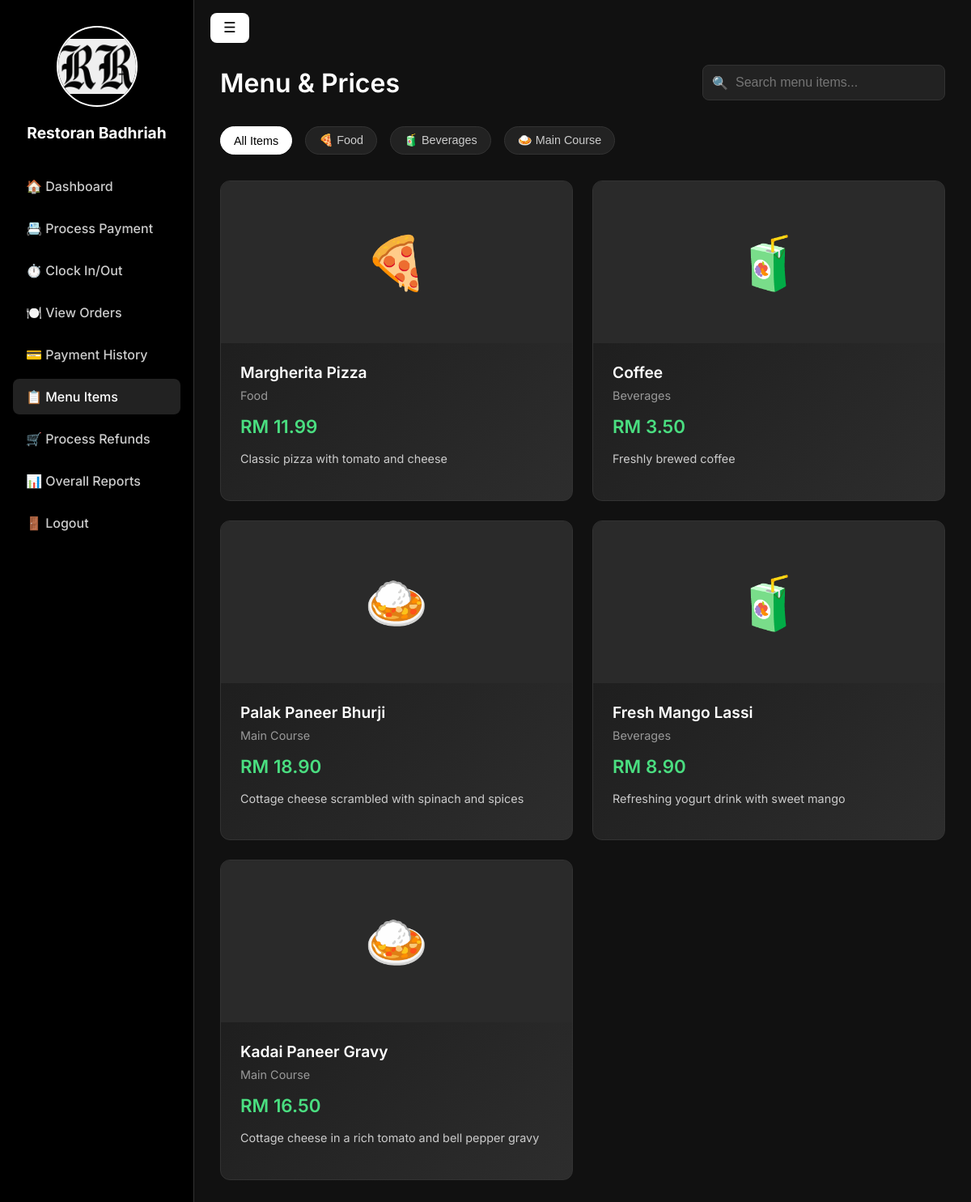
Page /restoran-badhriah/menu_cashier.php (signed in) on the committed database.
### tables this page shows
CREATE TABLE `menu_items` (
  `MenuItemID` int(11) NOT NULL,
  `Name` varchar(100) NOT NULL,
  `Description` text DEFAULT NULL,
  `Price` decimal(10,2) NOT NULL,
  `Category` enum('Food','Beverages','Food/Noodle','Main Course','Desserts','Appetizers','Snacks') NOT NULL,
  `IsAvailable` tinyint(1) DEFAULT 1,
  `image_url` varchar(255) DEFAULT NULL,
  `status` enum('available','unavailable') NOT NULL DEFAULT 'available'
);

### restoran-badhriah/menu_cashier.php (the view, shortened to what this page needs)
<?php
require_once 'db.php';
$menu_items = [];
$sql = "SELECT * FROM menu_items WHERE status = 'available'";
$result = $conn->query($sql);
if ($result->num_rows > 0) {
    while($row = $result->fetch_assoc()) {
        $menu_items[] = $row;
    }
}
$categories = [];
foreach ($menu_items as $item) {
    if (!in_array($item['Category'], $categories)) {
        $categories[] = $item['Category'];
    }
}
$category_emojis = [
    'Food' => '🍕',
    'Beverage' => '☕',
    'Food/Noodle' => '🍜',
    'Main Course' => '🍛',
    'Beverages' => '🧃',
    'Desserts' => '🍰'
];
?>
<!DOCTYPE html>
<html lang="en">
<head>
</head>
<body>
<div class="sidebar" id="sidebar">
  <div style="text-align: center;">
   <img src="images/logo.png" alt="Restoran Badhriah Logo"
        style="width: 100px; height: 100px; border-radius: 50%; border: 2px solid #fff; object-fit: contain; margin-bottom: 1rem;">
  </div>
  <h2>Restoran Badhriah</h2>
    <a href="cashier.php">🏠 Dashboard</a>
    <a href="cashier_payment.php" >📇 Process Payment</a>
    <a href="workshift.php">⏱️ Clock In/Out</a>
    <a href="orders.php">🍽️ View Orders</a>
    <a href="payments.php">💳 Payment History</a>
    <a href="menu.php" class="active">📋 Menu Items</a>
    <a href="refunds.php">🛒 Process Refunds</a>
    <a href="reports.php" >📊 Overall Reports</a>
    <a href="logout.php">🚪 Logout</a>
</div>
<div class="main" id="main">
  <button id="toggleBtn" class="toggle-btn">☰</button>
  <div class="header">
    <h1>Menu & Prices</h1>
    <div class="header-actions">
      <div class="search-box">
        <input type="text" placeholder="Search menu items..." id="searchInput">
      </div>
    </div>
  </div>
  <div class="categories-filter">
    <button class="category-btn active" onclick="filterCategory('all')">All Items</button>
    <?php foreach ($categories as $category): ?>
      <button class="category-btn" onclick="filterCategory('<?= htmlspecialchars($category) ?>')">
        <?= $category_emojis[$category] ?? '🍽️' ?> <?= htmlspecialchars($category) ?>
      </button>
    <?php endforeach; ?>
  </div>
  <div class="menu-grid" id="menuGrid">
    <?php foreach ($menu_items as $item):
      $category_emoji = $category_emojis[$item['Category']] ?? '🍽️';
    ?>
    <div class="menu-card" data-category="<?= htmlspecialchars($item['Category']) ?>">
      <div class="menu-image">
        <div class="emoji"><?= $category_emoji ?></div>
      </div>
      <div class="menu-info">
        <h3 class="menu-title"><?= htmlspecialchars($item['Name']) ?></h3>
        <p class="menu-category"><?= htmlspecialchars($item['Category']) ?></p>
        <div class="menu-price">RM <?= number_format($item['Price'], 2) ?></div>
        <?php if (!empty($item['Description'])): ?>
          <p class="menu-description"><?= htmlspecialchars($item['Description']) ?></p>
        <?php endif; ?>
      </div>
    </div>
    <?php endforeach; ?>
  </div>
</div>
</body>
</html>

### restoran-badhriah/menu_cashier.php (style rules this page uses)
* { box-sizing: border-box; margin: 0; padding: 0; }
body { font-family: 'Inter', sans-serif; background: #111; color: #fff; min-height: 100vh; }
.sidebar { width: 240px; background: #000; padding: 2rem 1rem; border-right: 1px solid #333; position: fixed; top: 0; left: 0; bottom: 0; overflow-y: auto; transition: transform 0.3s ease; z-index: 1000; }
.sidebar h2 { color: #fff; font-size: 1.2rem; margin-bottom: 2rem; text-align: center; }
.sidebar a { display: block; color: #ccc; text-decoration: none; padding: 0.75rem 1rem; border-radius: 8px; margin-bottom: 0.5rem; font-weight: 500; transition: background 0.3s; }
.sidebar a:hover, .sidebar a.active { background: #222; color: #fff; }
.main { margin-left: 240px; padding: 2rem; transition: margin-left 0.3s ease; }
.toggle-btn { position: fixed; top: 1rem; left: 1rem; padding: 0.5rem 1rem; background: #fff; color: #000; border: none; border-radius: 8px; font-size: 1.1rem; cursor: pointer; z-index: 1100; transition: left 0.3s ease; }
.sidebar:not(.hidden) ~ .main .toggle-btn { left: 260px; }
.header { display: flex; justify-content: space-between; align-items: center; margin-bottom: 2rem; margin-top: 3rem; }
.header h1 { font-size: 2rem; font-weight: 600; }
.header-actions { display: flex; gap: 1rem; align-items: center; }
.search-box { position: relative; }
.search-box input { background: #222; border: 1px solid #333; border-radius: 8px; padding: 0.75rem 1rem 0.75rem 2.5rem; color: #fff; font-size: 1rem; width: 300px; }
.search-box::before { content: '🔍'; position: absolute; left: 0.75rem; top: 50%; transform: translateY(-50%); color: #666; }
.menu-grid { display: grid; grid-template-columns: repeat(auto-fill, minmax(320px, 1fr)); gap: 1.5rem; margin-bottom: 3rem; }
.menu-card { background: linear-gradient(135deg, #1a1a1a 0%, #2d2d2d 100%); border: 1px solid #333; border-radius: 12px; overflow: hidden; transition: all 0.3s ease; position: relative; }
.menu-image { width: 100%; height: 200px; background-size: cover; background-position: center; position: relative; display: flex; align-items: center; justify-content: center; background-color: #2a2a2a; }
.menu-image .emoji { font-size: 4rem; }
.menu-info { padding: 1.5rem; }
.menu-title { font-size: 1.2rem; font-weight: 600; margin-bottom: 0.5rem; color: #fff; }
.menu-category { color: #999; font-size: 0.9rem; margin-bottom: 1rem; }
.menu-price { font-size: 1.4rem; font-weight: 600; color: #4ade80; margin-bottom: 1rem; }
.menu-description { color: #ccc; font-size: 0.9rem; line-height: 1.5; margin-bottom: 1rem; }
.categories-filter { display: flex; gap: 1rem; margin-bottom: 2rem; flex-wrap: wrap; }
.category-btn { padding: 0.5rem 1rem; background: #222; color: #ccc; border: 1px solid #333; border-radius: 20px; cursor: pointer; transition: all 0.3s; font-size: 0.9rem; }
.category-btn.active, .category-btn:hover { background: #fff; color: #000; border-color: #fff; }

### rows in the picture
menu_items: Category "🍕", Name "Margherita Pizza", Category "Food", Price "11.99", Description "Classic pizza with tomato and cheese"
menu_items: Category "🧃", Name "Coffee", Category "Beverages", Price "3.50", Description "Freshly brewed coffee"
menu_items: Category "🍛", Name "Palak Paneer Bhurji", Category "Main Course", Price "18.90", Description "Cottage cheese scrambled with spinach and spices"
menu_items: Category "🧃", Name "Fresh Mango Lassi", Category "Beverages", Price "8.90", Description "Refreshing yogurt drink with sweet mango"
menu_items: Category "🍛", Name "Kadai Paneer Gravy", Category "Main Course", Price "16.50", Description "Cottage cheese in a rich tomato and bell pepper gravy"

### other values in the picture
$category_emojis[$category] "🍕"
$category "Food"
$category_emojis[$category] "🧃"
$category "Beverages"
$category_emojis[$category] "🍛"
$category "Main Course"
